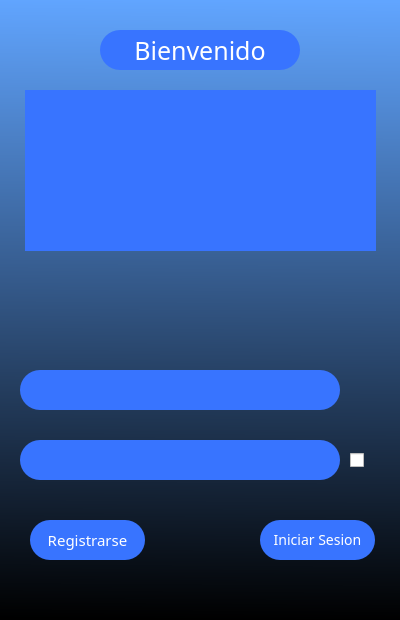
<?xml version="1.0" encoding="UTF-8"?>
<ui version="4.0">
 <class>Big_Body</class>
 <widget class="QWidget" name="Big_Body">
  <property name="geometry">
   <rect>
    <x>0</x>
    <y>0</y>
    <width>400</width>
    <height>620</height>
   </rect>
  </property>
  <property name="windowTitle">
   <string>Form</string>
  </property>
  <property name="styleSheet">
   <string notr="true">background-color:qlineargradient(spread:pad, x1:0.460273, y1:0, x2:0.455, y2:1, stop:0 rgba(97, 165, 255, 255), stop:1 rgba(0, 0, 0, 255));</string>
  </property>
  <widget class="QLabel" name="Title_Bienvenido">
   <property name="geometry">
    <rect>
     <x>100</x>
     <y>30</y>
     <width>200</width>
     <height>40</height>
    </rect>
   </property>
   <property name="font">
    <font>
     <family>BIZ UDGothic</family>
     <pointsize>-1</pointsize>
     <kerning>true</kerning>
    </font>
   </property>
   <property name="styleSheet">
    <string notr="true">background-color:rgb(56, 116, 255);
font-size:25px;
color:rgb(255, 255, 255);
border-radius: 20px;</string>
   </property>
   <property name="text">
    <string>Bienvenido</string>
   </property>
   <property name="alignment">
    <set>Qt::AlignCenter</set>
   </property>
  </widget>
  <widget class="QPushButton" name="Ing_Final">
   <property name="geometry">
    <rect>
     <x>260</x>
     <y>520</y>
     <width>115</width>
     <height>40</height>
    </rect>
   </property>
   <property name="font">
    <font>
     <family>BIZ UDGothic</family>
     <pointsize>-1</pointsize>
    </font>
   </property>
   <property name="cursor">
    <cursorShape>PointingHandCursor</cursorShape>
   </property>
   <property name="styleSheet">
    <string notr="true">background-color:rgb(56, 116, 255);
border-radius:20px;
color:white;
font-size:14px;</string>
   </property>
   <property name="text">
    <string>Iniciar Sesion</string>
   </property>
  </widget>
  <widget class="QPushButton" name="Registrarse_boton">
   <property name="geometry">
    <rect>
     <x>30</x>
     <y>520</y>
     <width>115</width>
     <height>40</height>
    </rect>
   </property>
   <property name="font">
    <font>
     <family>BIZ UDGothic</family>
     <pointsize>-1</pointsize>
    </font>
   </property>
   <property name="cursor">
    <cursorShape>PointingHandCursor</cursorShape>
   </property>
   <property name="styleSheet">
    <string notr="true">background-color:rgb(56, 116, 255);
border-radius:20px;
color:white;
font-size:15px;</string>
   </property>
   <property name="text">
    <string>Registrarse</string>
   </property>
  </widget>
  <widget class="QLineEdit" name="GmailIniciar">
   <property name="geometry">
    <rect>
     <x>20</x>
     <y>370</y>
     <width>320</width>
     <height>40</height>
    </rect>
   </property>
   <property name="font">
    <font>
     <family>BIZ UDGothic</family>
     <pointsize>-1</pointsize>
    </font>
   </property>
   <property name="styleSheet">
    <string notr="true">background-color:rgb(56, 116, 255);
border-color:none;
border-radius:20px;
color:rgb(255, 255, 255);
font-size:15px;</string>
   </property>
   <property name="text">
    <string/>
   </property>
  </widget>
  <widget class="QLineEdit" name="ContrasenaIniciarSesion">
   <property name="geometry">
    <rect>
     <x>20</x>
     <y>440</y>
     <width>320</width>
     <height>40</height>
    </rect>
   </property>
   <property name="font">
    <font>
     <family>BIZ UDGothic</family>
     <pointsize>-1</pointsize>
    </font>
   </property>
   <property name="styleSheet">
    <string notr="true">background-color:rgb(56, 116, 255);
border-color:none;
border-radius:20px;
color:rgb(255, 255, 255);
font-size:15px;</string>
   </property>
   <property name="text">
    <string/>
   </property>
  </widget>
  <widget class="QLabel" name="Error_Label_Registro">
   <property name="geometry">
    <rect>
     <x>25</x>
     <y>90</y>
     <width>351</width>
     <height>161</height>
    </rect>
   </property>
   <property name="font">
    <font>
     <family>BIZ UDGothic</family>
     <pointsize>-1</pointsize>
    </font>
   </property>
   <property name="styleSheet">
    <string notr="true">background-color:rgb(56, 116, 255);
color:rgb(255, 0, 0);
font-size:20px;
</string>
   </property>
   <property name="text">
    <string/>
   </property>
   <property name="alignment">
    <set>Qt::AlignCenter</set>
   </property>
  </widget>
  <widget class="QCheckBox" name="checkBoxMostrarContra">
   <property name="geometry">
    <rect>
     <x>350</x>
     <y>450</y>
     <width>16</width>
     <height>21</height>
    </rect>
   </property>
   <property name="styleSheet">
    <string notr="true">background-color:none;</string>
   </property>
   <property name="text">
    <string/>
   </property>
  </widget>
 </widget>
 <tabstops>
  <tabstop>GmailIniciar</tabstop>
  <tabstop>ContrasenaIniciarSesion</tabstop>
  <tabstop>Registrarse_boton</tabstop>
  <tabstop>Ing_Final</tabstop>
 </tabstops>
 <resources/>
 <connections/>
</ui>
